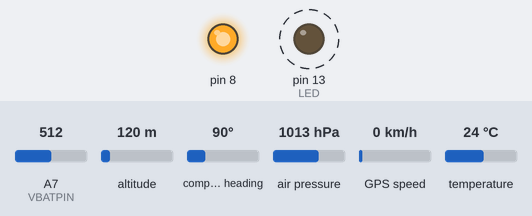
Simulated run of this sketch. Board: Arduino Leonardo, built with avr-gcc and run on an emulated ATmega32U4. On the bench: output pins drawn as LEDs (lit = HIGH). Dashed ring = blinking. The test bench sets the inputs (shaded band); at power-on: A7 (VBATPIN) = 512, altitude 120 m, compass heading 90°, air pressure 1013 hPa, GPS speed 0 km/h, temperature 24 °C. Storage starts empty; the GPS gets a fix after 3 s at 37.7749, -122.4194 with 8 satellites; no radio packets arrive unless stated.

Above: at 1.08 s.
At 1.7 s:
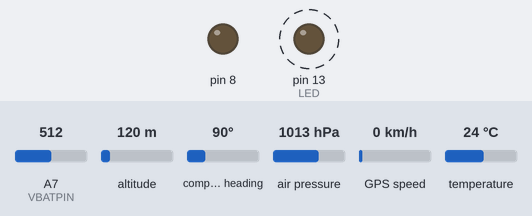
Timing chart, 0 to 4.0 s (numbered marks = the images above):
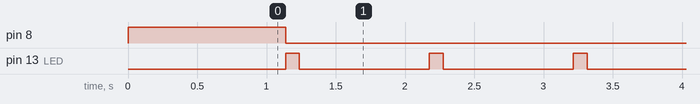

The sketch:

payload.ino
```cpp
#include <TinyGPS++.h>
#include <SPI.h>
#include <RH_RF95.h>

// BME280
#include <Wire.h>
#include <SPI.h>
#include <Adafruit_BME280.h>
#include <Adafruit_MCP9808.h>

// writing to flash SD card
#include <SD.h>

#define SEALEVELPRESSURE_HPA (1013.25)

// to measure battery voltage
#define VBATPIN A7

// Set the pins used
#define cardSelect 4
File logfile;

/* for feather32u4 */
#define RFM95_CS 6
#define RFM95_RST 9
#define RFM95_INT 5

// Change to 434.0 or other frequency, must match RX's freq!
#define RF95_FREQ 915.0

// Singleton instance of the radio driver
RH_RF95 rf95(RFM95_CS, RFM95_INT);

// Blinky on receipt
#define LED 13

TinyGPSPlus gps;

// internal BME280 temp/pressure/humidity
Adafruit_BME280 bme; // I2C

// external MCP9808 temperature sensor
Adafruit_MCP9808 tempsensor = Adafruit_MCP9808();

void setup() {
  Serial.begin(9600);
  Serial1.begin(9600);

  pinMode(LED, OUTPUT);
  pinMode(8, OUTPUT);
  digitalWrite(8, HIGH);

  if (!rf95.init())
    error(1);

  if (!rf95.setFrequency(RF95_FREQ))
    error(1);

  rf95.setModemConfig(RH_RF95::Bw31_25Cr48Sf512);

  rf95.setTxPower(20);

  // bme280 - internal temp sensor
  if (! bme.begin()) {
    error(2);
  }

  // mcp9808 - external temp
  if (! tempsensor.begin()) {
    error(3);
  }

  // see if the card is present and can be initialized:
  if (! SD.begin(cardSelect)) {
    error(4);
  }

  char filename[15];
  strcpy(filename, "BAL00.TXT");
  for (uint8_t i = 0; i < 100; i++) {
    filename[3] = '0' + i/10;
    filename[4] = '0' + i%10;
    // create if does not exist, do not open existing, write, sync after write
    if (! SD.exists(filename)) {
      break;
    }
  }

  logfile = SD.open(filename, FILE_WRITE);
  if(! logfile ) {
    error(5);
  }

  // get some data in gps buffer
  delay(1000);
}

// data to send - this _must_ match up with the struct on the recieve side
struct SendBuffer {
  uint32_t count;
  uint32_t raw_lat_deg;
  uint32_t raw_lat_bil;
  uint32_t raw_lng_deg;
  uint32_t raw_lng_bil;
  int32_t alt;
  int32_t speed;
  int32_t tmpin;
  int32_t tmpout;
  int32_t press;
  int32_t voltage;
} sendBuffer;

int next = 0;

// iterator
uint16_t counter = 0;

void loop() {

  // feed the ever-hungry gps
  while (Serial1.available() > 0)
    gps.encode(Serial1.read());

  sendBuffer.count = counter;

  // pull in temp data from i2c sensors
  tempsensor.shutdown_wake(0); // wake up external tmp
  sendBuffer.tmpout = (int32_t) (tempsensor.readTempC() * 100);
  //tempsensor.shutdown_wake(1); // sleep external tmp

  // measure the battery
  float measuredvbat = analogRead(VBATPIN);
  measuredvbat *= 2;    // we divided by 2, so multiply back
  measuredvbat *= 3.3;  // Multiply by 3.3V, our reference voltage
  measuredvbat /= 1024; // convert to voltage
  sendBuffer.voltage = (int32_t) (measuredvbat * 10);

  // pull data from gps into struct to send
  sendBuffer.raw_lat_deg = gps.location.rawLat().deg;
  sendBuffer.raw_lat_bil = gps.location.rawLat().billionths;
  sendBuffer.raw_lng_deg = gps.location.rawLng().deg;
  sendBuffer.raw_lng_bil = gps.location.rawLng().billionths;
  sendBuffer.alt = gps.altitude.value();
  sendBuffer.speed = gps.speed.value();

  sendBuffer.tmpin = (int32_t) (bme.readTemperature() * 100);
  sendBuffer.press = (int32_t) (bme.readPressure() * 100);

  // create an unsigned int array to hold the transmission message
  // and copy byte for byte into the array
  uint8_t b[sizeof(sendBuffer)];
  memcpy(b, &sendBuffer, sizeof(sendBuffer));

  // send the data, wait for the Tx to go
  rf95.send(b, sizeof(b));
  rf95.waitPacketSent();

  digitalWrite(8, HIGH);
  logfile.print(counter);
  logfile.print(",");
  logfile.print(gps.date.value());
  logfile.print(",");
  logfile.print(gps.time.value());
  logfile.print(",");
  logfile.print(sendBuffer.raw_lat_deg);
  logfile.print(",");
  logfile.print(sendBuffer.raw_lng_deg);
  logfile.print(",");
  logfile.print(sendBuffer.alt);
  logfile.print(",");
  logfile.print(sendBuffer.speed);
  logfile.print(",");
  logfile.print(sendBuffer.tmpin);
  logfile.print(",");
  logfile.print(sendBuffer.tmpout);
  logfile.print(",");
  logfile.print(sendBuffer.press);
  logfile.print(",");
  logfile.println(sendBuffer.voltage);

  digitalWrite(8, LOW);

  // flashythingie!
  blinkLed();

  counter++;

  // arbitrary amonut of delay
  smartDelay(850);
}

// This custom version of delay() ensures that the gps object
// is being "fed".
static void smartDelay(unsigned long ms)
{
  unsigned long start = millis();
  do
  {
    while (Serial1.available())
      gps.encode(Serial1.read());
  } while (millis() - start < ms);
}

// happy little blinkies
void blinkLed() {
  digitalWrite(LED, HIGH);
  delay(100);
  digitalWrite(LED, LOW);
}

// blink out an error code... forever
void error(uint8_t errno) {
  while(1) {
    uint8_t i;
    for (i=0; i<errno; i++) {
      digitalWrite(13, HIGH);
      delay(100);
      digitalWrite(13, LOW);
      delay(300);
    }
    delay(1000);
  }
}
```

Measured:
- by itself, pin 8: HIGH → LOW at 1.1 s
- by itself, pin 13 (LED): alternates HIGH for 0.10 s and LOW for 0.94 s
